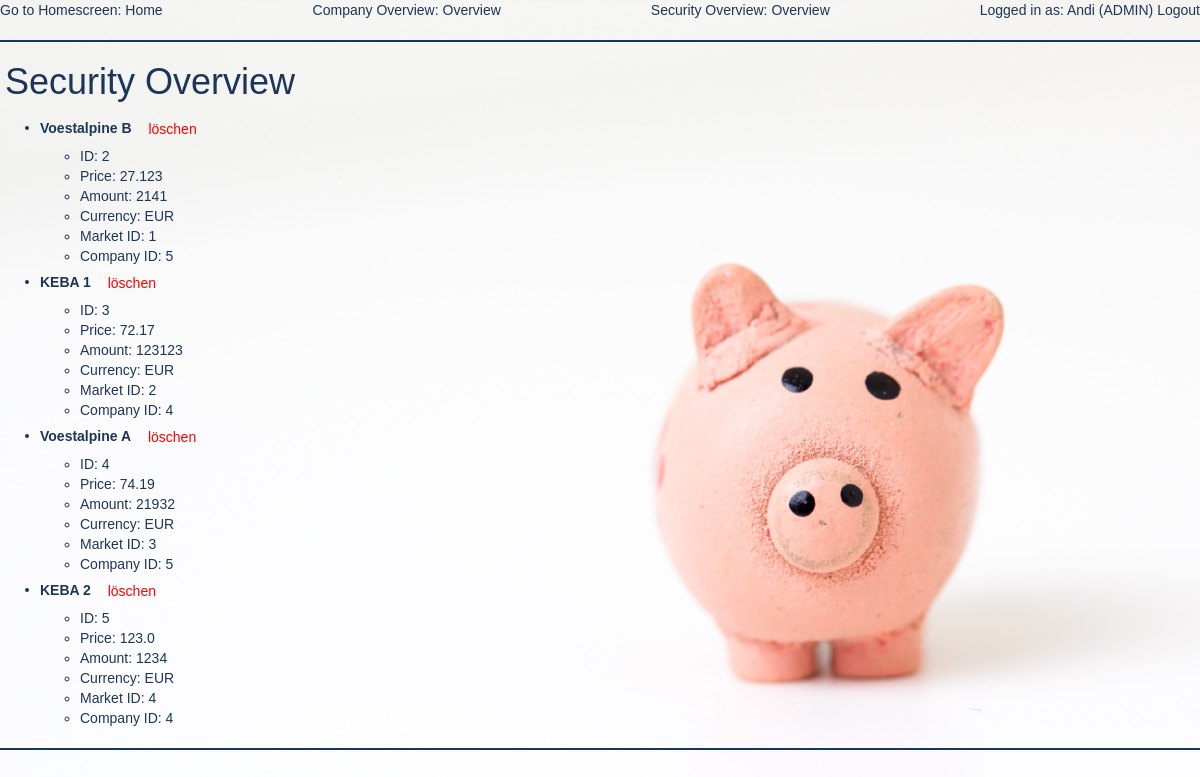
Before: /security/overview (signed in) with the older database file.
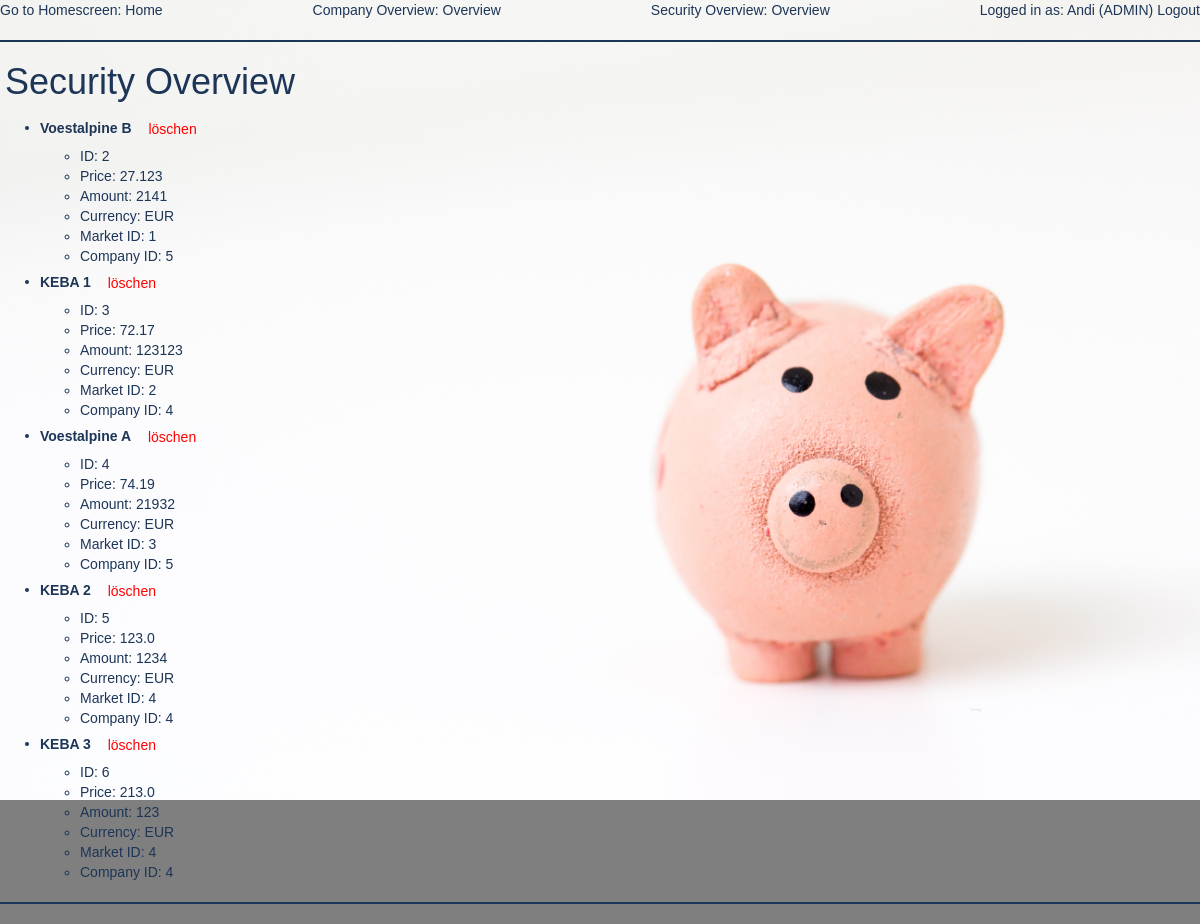
After: the same page with the newer database file.
### app/models.py (models this page shows, shortened)
class Security(db.Model):
    security_id = db.Column(db.Integer, primary_key=True)
    price = db.Column(db.Float, nullable=False)
    amount = db.Column(db.Integer)
    currency = db.Column(db.String)
    name = db.Column(db.String, index=True, unique=True)
    market_id = db.Column(db.Integer)
    comp_id = db.Column(db.Integer)

### app/routes.py (the view)
@app.route('/security/overview')
@login_required
def security_overview():
    securities = Security.query.all()
    return render_template('security_overview.html', title='Security Overview', securities=securities)

### app/models.py (called while the page is built)
@login.user_loader
def load_user(id):
    return User.query.get(int(id))

### app/templates/security_overview.html
{% extends "base.html" %}
{% block content %}
    <h1>Security Overview</h1>
    <ul>
        {% for security in securities %}
            <li>
                <strong>{{ security.name }}</strong>
                <td>
                    <a class="btn"
                       href="{{ url_for('security_deletion',security_id = security.security_id) }}"
                       style="text-align: right; color: red">
                        löschen
                    </a>
                </td>
                <ul>
                    <li>ID: {{ security.security_id }}</li>
                    <li>Price: {{ security.price }}</li>
                    <li>Amount: {{ security.amount }}</li>
                    <li>Currency: {{ security.currency }}</li>
                    <li>Market ID: {{ security.market_id }}</li>
                    <li>Company ID: {{ security.comp_id }}</li>
                </ul>
            </li>
        {% endfor %}
    </ul>
{% endblock %}

Changed rows visible on the page:
added Security: name "KEBA 3", security_id "6", price "213.0", amount "123", currency "EUR", market_id "4", comp_id "4"
